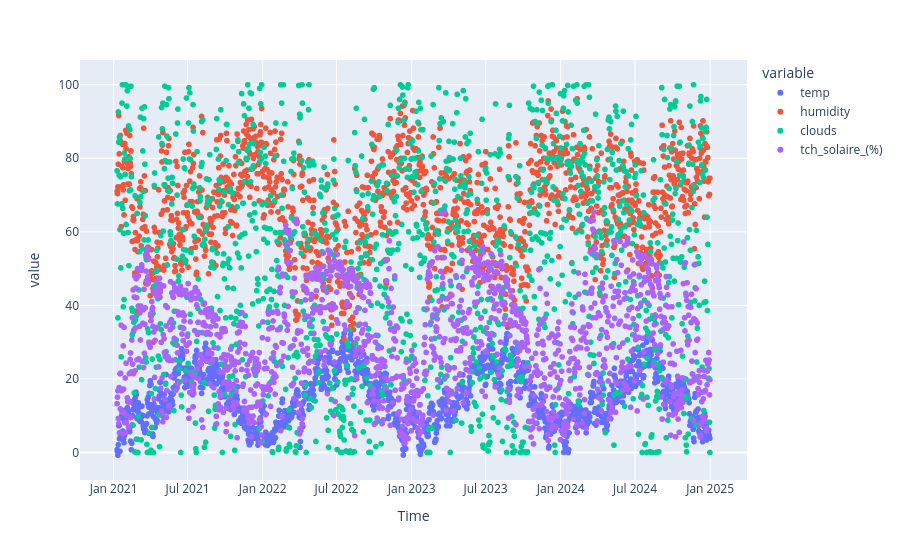

Notebook source saved alongside this figure:
### Markdown cell above
# Visualisation

### Code cell
px.scatter(merged_data, x='Time', y=['temp', 'humidity', 'clouds', 'tch_solaire_(%)'])

### Figure 1 — Plotly figure (JSON) as saved in the notebook; plotly's stock layout.template omitted (floating-point values rounded to 4 significant figures; data arrays with more than 128 entries replaced by an {"elided": "..."} marker saying what was removed)
{"data": [{"hovertemplate": "variable=temp<br>Time=%{x}<br>value=%{y}<extra></extra>", "legendgroup": "temp", "marker": {"color": "#636efa", "symbol": "circle"}, "mode": "markers", "name": "temp", "showlegend": true, "type": "scattergl", "x": {"elided": "1453 str values"}, "xaxis": "x", "y": {"elided": "1453 float values"}, "yaxis": "y"}, {"hovertemplate": "variable=humidity<br>Time=%{x}<br>value=%{y}<extra></extra>", "legendgroup": "humidity", "marker": {"color": "#EF553B", "symbol": "circle"}, "mode": "markers", "name": "humidity", "showlegend": true, "type": "scattergl", "x": {"elided": "1453 str values"}, "xaxis": "x", "y": {"elided": "1453 float values"}, "yaxis": "y"}, {"hovertemplate": "variable=clouds<br>Time=%{x}<br>value=%{y}<extra></extra>", "legendgroup": "clouds", "marker": {"color": "#00cc96", "symbol": "circle"}, "mode": "markers", "name": "clouds", "showlegend": true, "type": "scattergl", "x": {"elided": "1453 str values"}, "xaxis": "x", "y": {"elided": "1453 float values"}, "yaxis": "y"}, {"hovertemplate": "variable=tch_solaire_(%)<br>Time=%{x}<br>value=%{y}<extra></extra>", "legendgroup": "tch_solaire_(%)", "marker": {"color": "#ab63fa", "symbol": "circle"}, "mode": "markers", "name": "tch_solaire_(%)", "showlegend": true, "type": "scattergl", "x": {"elided": "1453 str values"}, "xaxis": "x", "y": {"elided": "1453 float values"}, "yaxis": "y"}], "layout": {"legend": {"title": {"text": "variable"}, "tracegroupgap": 0}, "margin": {"t": 60}, "xaxis": {"anchor": "y", "domain": [0, 1], "title": {"text": "Time"}}, "yaxis": {"anchor": "x", "domain": [0, 1], "title": {"text": "value"}}}}
